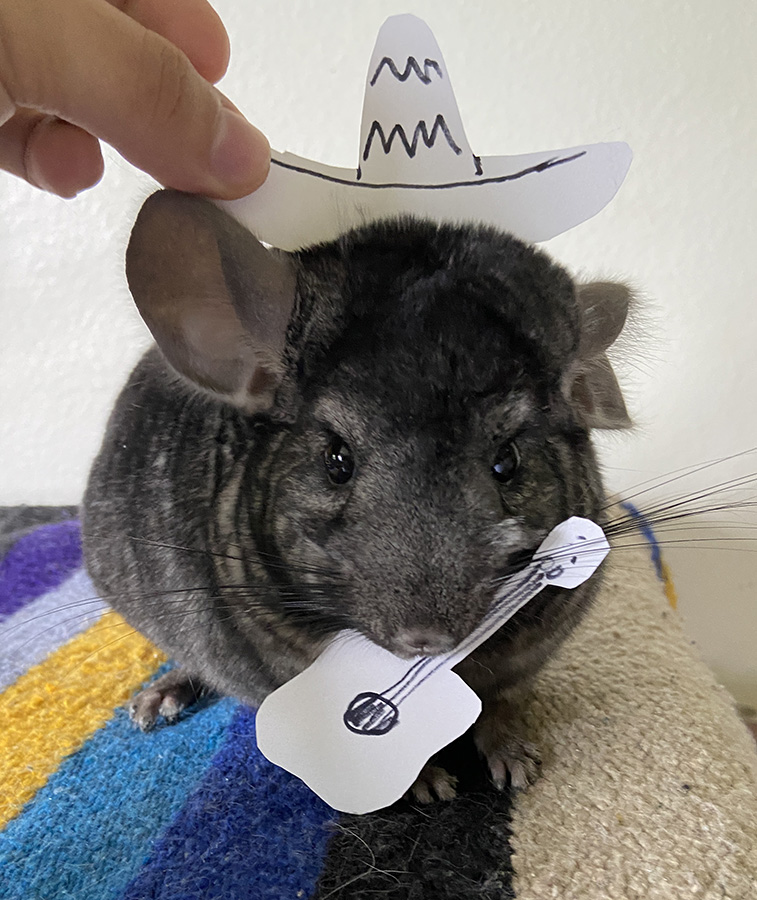
//> input picture build/walt.jpg, 757 x 900 px
$ ./Program1   (built with g++ and OpenCV 4)
//> lines starting //> are read from the running program, lines starting //| are printed output that depends on the picture
// Program1.cpp
// This code exercises some OpenCV methods to demonstrate basic functionality

#include <opencv2/core.hpp>
#include <opencv2/highgui.hpp>
#include <opencv2/imgproc.hpp>
#include <iostream>
using namespace cv;

struct SecondWindow {
    Mat grayscale;
    Mat edges;
    int sigma_slider;
    int threshold1_slider;
    int threshold2_slider;
	int aperture_size_slider;
    int L2gradient_slider;
};

struct ThirdWindow {
    Mat original;
    Mat embossed;
    int enhancement_intensity_slider;
    int emboss_intensity_slider;
    int kernel_size_slider;
};

void on_trackbar(int, void *);
void on_trackbar2(int, void *);

const int sigma_max = 10;
const int threshold_max = 100;
const int aperture_max = 7;
const int kernel_size_max = 2;
const int enhance_max = 100;
const int emboss_max = 7;

// on_trackbar - this method updates the window when the track bar is moved
// preconditions: the named window has been created
// postconditions: the named window has been updated according to the new settings
void on_trackbar(int, void *src) {
	SecondWindow* data = (SecondWindow*)src;
    Mat blurred, edges;

    int sigma = data->sigma_slider;
    int threshold1 = data->threshold1_slider;
    int threshold2 = data->threshold2_slider;
    int aperture_size = (data->aperture_size_slider * 2) + 3;
    bool L2gradient = data->L2gradient_slider != 0;

    // Set a minimum value for sigma
    if (sigma < 1) sigma = 1;

    GaussianBlur(data->grayscale, blurred, Size(0,0), sigma, sigma);

    // Check if both threshold values are 0
    if (threshold1 == 0 && threshold2 == 0) {
        edges = blurred.clone();
    } else {
        Canny(blurred, edges, threshold1, threshold2, aperture_size, L2gradient);
    }
    String L2gradient_text = (data->L2gradient_slider == 0) ? "off" : "on";
    putText(edges, "L2gradient: " + L2gradient_text, Point(10, 40), FONT_HERSHEY_SIMPLEX, 0.5, Scalar(255, 255, 255), 1, LINE_AA);

    data->edges = edges;
    imshow("Edges with Trackbar", edges);
}

void on_trackbar2(int, void *src) {
    ThirdWindow* data = (ThirdWindow*)src;

    // Fetch trackbar values
    data->enhancement_intensity_slider = getTrackbarPos("Enhance Edges", "Filter Effects with Trackbars");
    data->emboss_intensity_slider = getTrackbarPos("Emboss Edges", "Filter Effects with Trackbars");
    data->kernel_size_slider = getTrackbarPos("Kernel Size", "Filter Effects with Trackbars");

    // Determine the kernel size
    int kernel_size = (data->kernel_size_slider * 2)  + 3;
    std::cout << "Kernel size: " << kernel_size << std::endl;

    // Calculate intensity factor based on the intensity_slider value
    float enhancement_intensity_factor = data->enhancement_intensity_slider / 50.0f;
    int emboss_intensity_factor = data->emboss_intensity_slider;

    // Create the enhancement and emboss kernels based on the selected size and intensity
    Mat enhancement_kernel, emboss_kernel;

    if (kernel_size == 3) { // Create 3x3 kernels
        enhancement_kernel = enhancement_intensity_factor > 0 ? (Mat_<float>(3, 3) <<
            -1, -1, -1,
            -1, 1 + (8 * enhancement_intensity_factor), -1,
            -1, -1, -1) : Mat();

         emboss_kernel = emboss_intensity_factor > 0 ? (Mat_<int>(3, 3) <<
            -emboss_intensity_factor, 0, emboss_intensity_factor,
            -emboss_intensity_factor, 1, emboss_intensity_factor,
            -emboss_intensity_factor, 0, emboss_intensity_factor) : Mat();

    } else if (kernel_size == 5) { // Create 5x5 kernels
        enhancement_kernel = enhancement_intensity_factor > 0 ? (Mat_<float>(5, 5) <<
            -1, -1, -1, -1, -1,
            -1, -1, -1, -1, -1,
            -1, -1, 1 + (24 * enhancement_intensity_factor), -1, -1,
            -1, -1, -1, -1, -1,
            -1, -1, -1, -1, -1) : Mat();

        emboss_kernel = emboss_intensity_factor > 0 ? (Mat_<int>(5, 5) <<
            -emboss_intensity_factor, -emboss_intensity_factor, 0, emboss_intensity_factor, emboss_intensity_factor,
            -emboss_intensity_factor, -emboss_intensity_factor, 0, emboss_intensity_factor, emboss_intensity_factor,
            -emboss_intensity_factor, -emboss_intensity_factor, 1, emboss_intensity_factor, emboss_intensity_factor,
            -emboss_intensity_factor, -emboss_intensity_factor, 0, emboss_intensity_factor, emboss_intensity_factor,
            -emboss_intensity_factor, -emboss_intensity_factor, 0, emboss_intensity_factor, emboss_intensity_factor) : Mat();

    } else if (kernel_size == 7) { // Create 7x7 kernels
         enhancement_kernel = enhancement_intensity_factor > 0 ? (Mat_<float>(7, 7) <<
            -1, -1, -1, -1, -1, -1, -1,
            -1, -1, -1, -1, -1, -1, -1,
            -1, -1, -1, -1, -1, -1, -1,
            -1, -1, -1, 1 + (48 * enhancement_intensity_factor), -1, -1, -1,
            -1, -1, -1, -1, -1, -1, -1,
            -1, -1, -1, -1, -1, -1, -1,
            -1, -1, -1, -1, -1, -1, -1) : Mat();

        emboss_kernel = emboss_intensity_factor > 0 ? (Mat_<int>(7, 7) <<
            -emboss_intensity_factor, -emboss_intensity_factor, -emboss_intensity_factor, 0, emboss_intensity_factor, emboss_intensity_factor, emboss_intensity_factor,
            -emboss_intensity_factor, -emboss_intensity_factor, -emboss_intensity_factor, 0, emboss_intensity_factor, emboss_intensity_factor, emboss_intensity_factor,
            -emboss_intensity_factor, -emboss_intensity_factor, -emboss_intensity_factor, 1, emboss_intensity_factor, emboss_intensity_factor, emboss_intensity_factor,
            -emboss_intensity_factor, -emboss_intensity_factor, 0, 0, 0, emboss_intensity_factor, emboss_intensity_factor,
            -emboss_intensity_factor, -emboss_intensity_factor, emboss_intensity_factor, 1, emboss_intensity_factor, emboss_intensity_factor, emboss_intensity_factor,
            -emboss_intensity_factor, emboss_intensity_factor, emboss_intensity_factor, emboss_intensity_factor, emboss_intensity_factor, emboss_intensity_factor, emboss_intensity_factor,
            emboss_intensity_factor, emboss_intensity_factor, emboss_intensity_factor, emboss_intensity_factor, emboss_intensity_factor, emboss_intensity_factor, emboss_intensity_factor) : Mat();
    }

    // Apply the enhancement and emboss kernels
    Mat enhanced, embossed;
    if (enhancement_intensity_factor > 0.5) {
        filter2D(data->original, enhanced, -1, enhancement_kernel);
    } else {
        enhanced = data->original.clone();
    }

    if (emboss_intensity_factor > 0) {
        filter2D(enhanced, embossed, -1, emboss_kernel);
    } else {
        embossed = enhanced.clone();
    }

    data->embossed = embossed;
    imshow("Filter Effects with Trackbars", embossed);
}

// main
// preconditions: walt.jpg must exist in the code directory and be a valid jpeg
// postconditions: intermediate results are displayed on the screen, no changes are made to the file system
int main(int argc, char* argv[]) {
	Mat image = imread("walt.jpg");
//> image is the input picture: 900 rows x 757 cols, CV_8UC3; mean B, G, R 124.3, 128.4, 132.5
	namedWindow("Main Image");
	imshow("Main Image", image);
	// waitKey(0);

	// Flip the image
	Mat flipped;
	flip(image, flipped, -1);
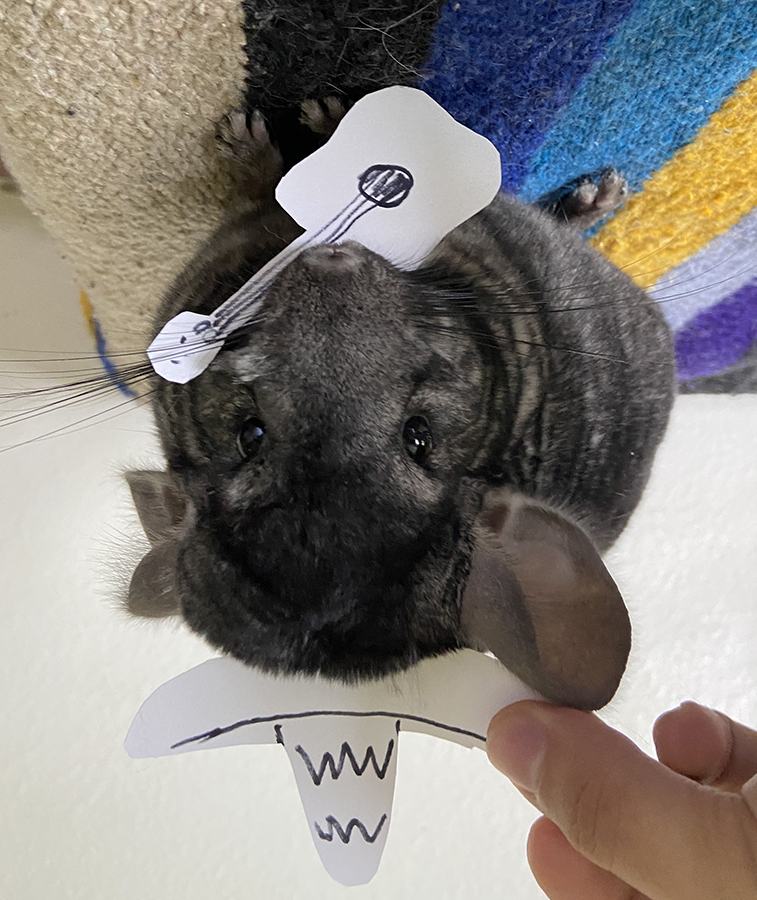
//> flipped: 900 rows x 757 cols, CV_8UC3; mean B, G, R 124.3, 128.4, 132.5
	imshow("Main Image", flipped);
	// waitKey(0);

	// Convert to grayscale
	Mat grayscale;
	cvtColor(flipped, grayscale, COLOR_BGR2GRAY);
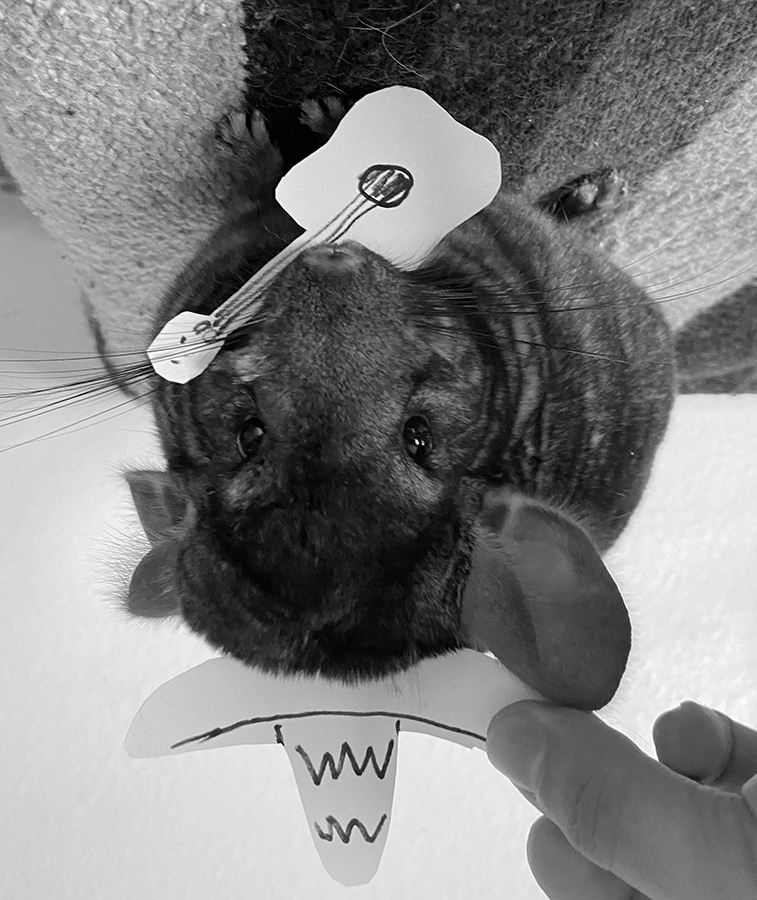
//> grayscale: 900 rows x 757 cols, CV_8UC1; min 0, max 255, mean 129.2
	imshow("Main Image", grayscale);
	// [47 lines of commented-out code are left out]
    ThirdWindow thirdWindow;
    thirdWindow.original = image;
    thirdWindow.enhancement_intensity_slider = 0;
    thirdWindow.emboss_intensity_slider = 0;
    thirdWindow.kernel_size_slider = 0;

    namedWindow("Filter Effects with Trackbars");
    moveWindow("Filter Effects with Trackbars", 40, 0); // Offset the position of the new window
    createTrackbar("Enhance Edges", "Filter Effects with Trackbars", NULL, enhance_max, on_trackbar2, &thirdWindow);
//> slider 'Enhance Edges' is set to 33
    createTrackbar("Emboss Edges", "Filter Effects with Trackbars", NULL, emboss_max, on_trackbar2, &thirdWindow);
//> slider 'Emboss Edges' is set to 2
    createTrackbar("Kernel Size", "Filter Effects with Trackbars", NULL, kernel_size_max, on_trackbar2, &thirdWindow);
//> slider 'Kernel Size' is set to 1

    // Set initial positions for trackbars in the third window
    setTrackbarPos("Enhance Edges", "Filter Effects with Trackbars", thirdWindow.enhancement_intensity_slider);
//> in on_trackbar2, `filter2D(enhanced, embossed, -1, emboss_kernel);`:
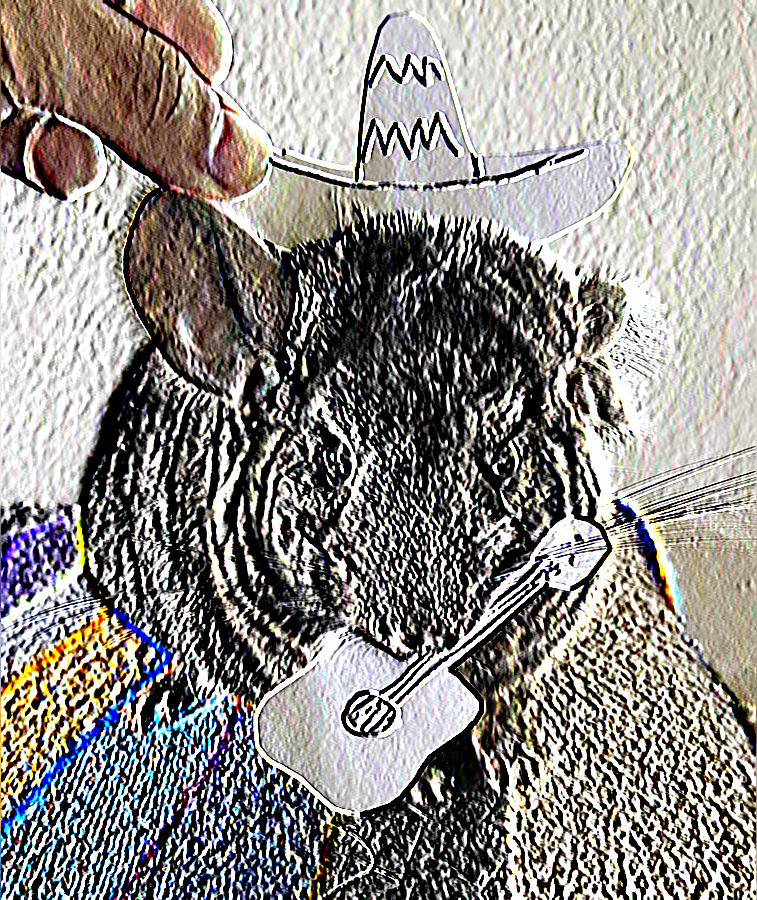
//> embossed: 900 rows x 757 cols, CV_8UC3; mean B, G, R 135.3, 139.3, 143.3
    setTrackbarPos("Emboss Edges", "Filter Effects with Trackbars", thirdWindow.emboss_intensity_slider);
    setTrackbarPos("Kernel Size", "Filter Effects with Trackbars", thirdWindow.kernel_size_slider);

    on_trackbar2(0, &thirdWindow); // Initialize the new window with the initial values
    imwrite("output_filter_effects_with_trackbars.jpg", thirdWindow.embossed);
    waitKey(0);


    return 0;
}

$ run again, with build/pippy.jpeg copied over build/walt.jpg
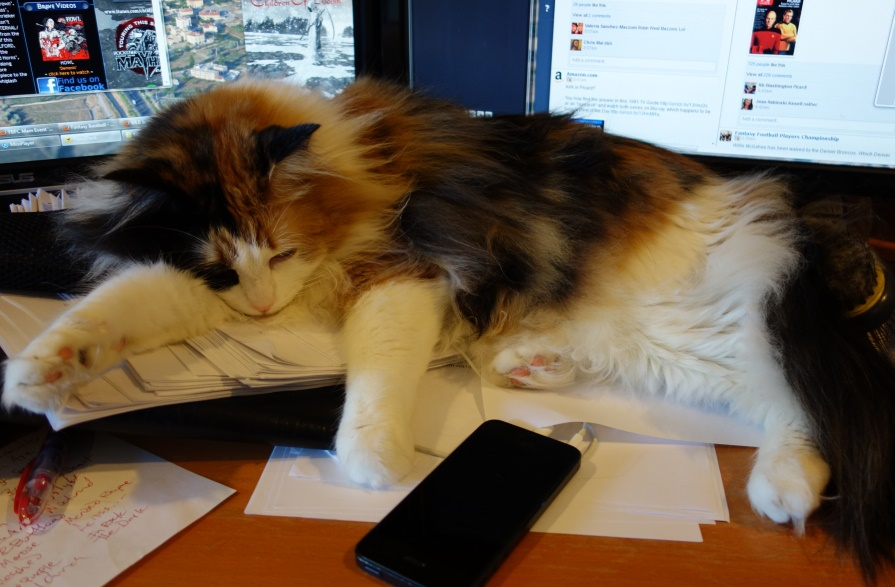
//> input picture build/pippy.jpeg, 895 x 587 px
//> image is the input picture: 587 rows x 895 cols, CV_8UC3; mean B, G, R 80.3, 95.5, 109
//> `cvtColor(flipped, grayscale, COLOR_BGR2GRAY);`:
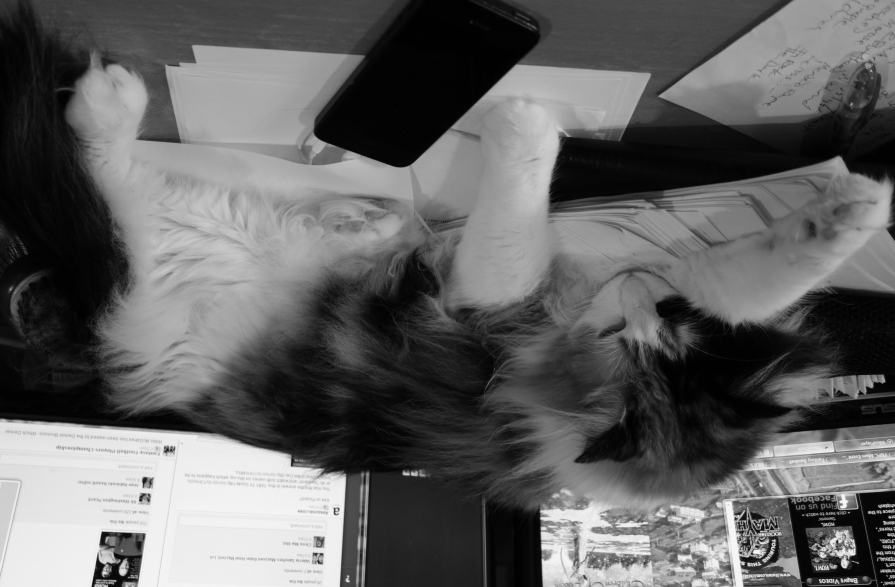
//> grayscale: 587 rows x 895 cols, CV_8UC1; min 0, max 251, mean 97.8
//> in on_trackbar2, `filter2D(enhanced, embossed, -1, emboss_kernel);`:
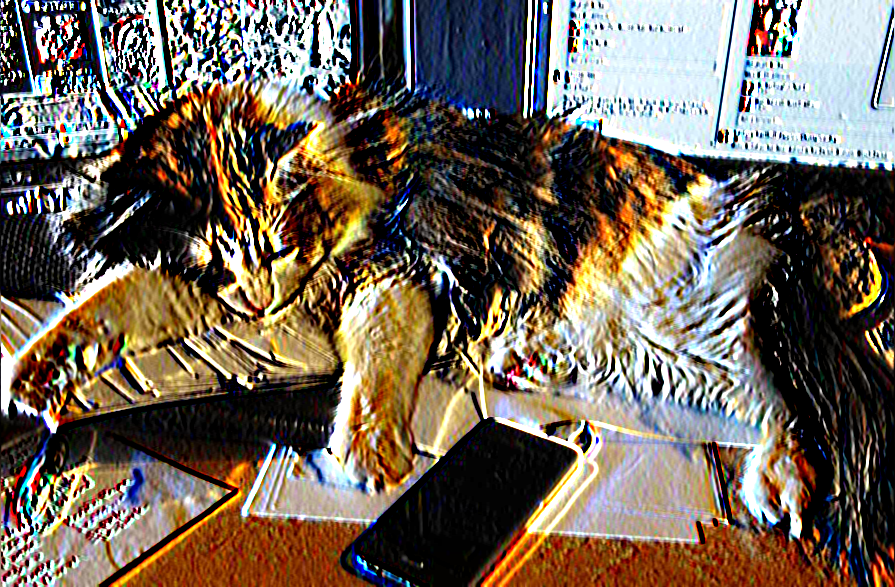
//> embossed: 587 rows x 895 cols, CV_8UC3; mean B, G, R 89.1, 102.3, 114.3
